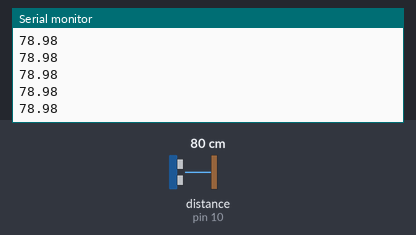
Simulated run of this sketch. Board: Arduino Uno, built with avr-gcc and run on an emulated ATmega328P. On the bench: the last lines printed to the serial monitor. Wiring (inferred from the names in the program): ultrasonic range finder: trigger pin 9; echo pin 10. The test bench sets the inputs (shaded band); at power-on: distance to the obstacle (sensor on pin 10) 80 cm. The echo pulse lasts 58.3 µs per cm.

Above: at 1.2 s.
1.3 s: distance to the obstacle (sensor on pin 10) set to 2 cm
At 2.2 s:
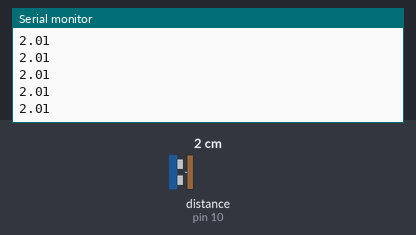
2.8 s: distance to the obstacle (sensor on pin 10) set to 4 cm
At 3.4 s:
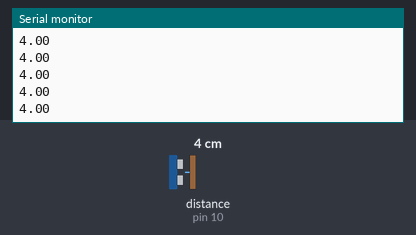
Timing chart, 0 to 5.8 s (numbered marks = the images above; inputs shaded):
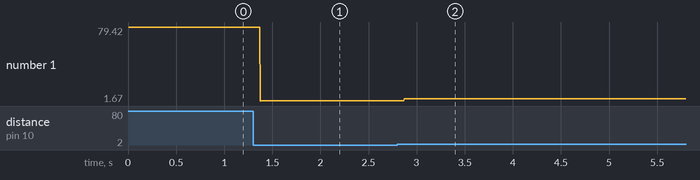

Measured:
- after the input at 1.3 s, the serial monitor: prints a new line after 0.07 s (image 1)
- after the input at 2.8 s, the serial monitor: prints a new line after 0.07 s (image 2)
- plotted number 1: 78.98 → 2.01 after the input at 1.3 s, 2.01 → 4 after the input at 2.8 s

The sketch:

HR-SC04.ino
```cpp
//example code for HR-SC04 Ultrasonic Sensor

const int echoPin = 10;
const int trigPin = 9;
float distance;

void setup() {
  // put your setup code here, to run once:
  pinMode(echoPin, INPUT);
  pinMode(trigPin, OUTPUT);
  Serial.begin(9600);
}

void loop() {
  // put your main code here, to run repeatedly:
  Serial.println(ultrasonic_distance());
}

float ultrasonic_distance(){
  digitalWrite(trigPin, LOW);
  delayMicroseconds(2);
  digitalWrite(trigPin, HIGH);
  delayMicroseconds(10);
  digitalWrite(trigPin, LOW);
  long duration = pulseIn(echoPin, HIGH);
  return (duration*0.017);
}
```
